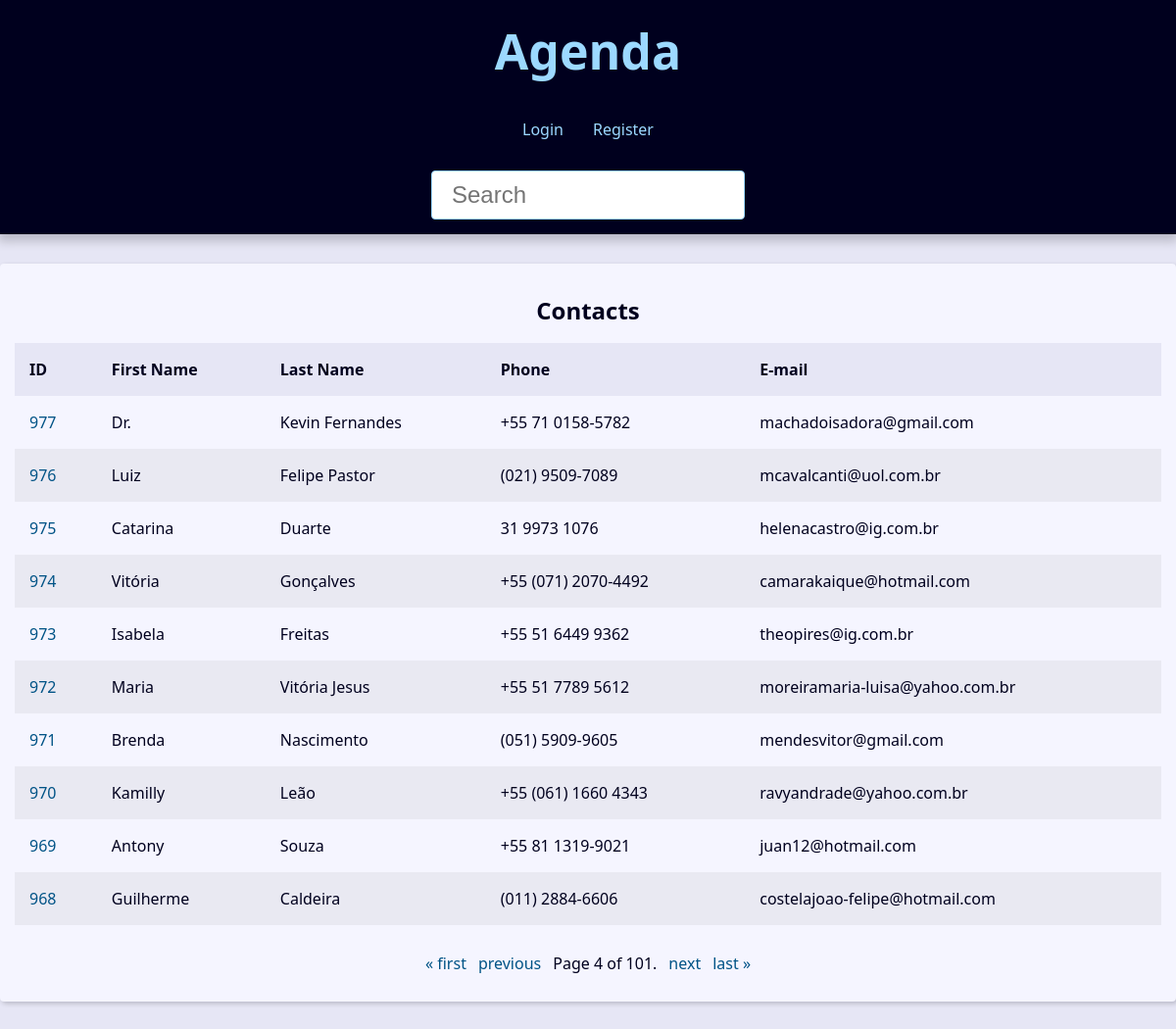
/?page=4&q=, run on the app's committed database.
### contact/models.py (models this page shows, shortened)
class Contact(models.Model):
    first_name = models.CharField(max_length=50)
    last_name = models.CharField(max_length=50, blank=True)
    phone = models.CharField(max_length=50)
    email = models.EmailField(max_length=254, blank=True)
    created_date = models.DateTimeField(default=timezone.now)
    description = models.TextField(blank=True)
    show = models.BooleanField(default=True)
    picture = models.ImageField(blank=True, null=True, upload_to='pictures/%Y/%m/')
    category = models.ForeignKey(
        Category,
        on_delete=models.SET_NULL,
        blank=True, null=True
    )
    owner = models.ForeignKey(
        User,
        on_delete=models.SET_NULL,
        blank=True, null=True
    )

### contact/views/contact_views.py (the view)
# urls.py: path('', views.index, name='index'),
def index(request):
    contacts = Contact.objects \
        .filter(show=True)\
        .order_by('-id')
    paginator = Paginator(contacts, 10)
    page_number = request.GET.get("page")
    page_obj = paginator.get_page(page_number)
    context = {
        'page_obj': page_obj,
        'site_title': 'Contatos - '
    }
    return render(
        request,
        'contact/index.html',
        context
    )

### contact/templates/contact/index.html (shortened to what this page needs)
{% extends 'global/base.html' %}
{% block content %}
  {% if page_obj %}
    <div class="responsive-table">
      <table class="contacts-table">
        <caption class="table-caption ">
          Contacts
        </caption>
        <thead>
          <tr class="table-row table-row-header">
            <th class="table-header">ID</th>
            <th class="table-header">First Name</th>
            <th class="table-header">Last Name</th>
            <th class="table-header">Phone</th>
            <th class="table-header">E-mail</th>
          </tr>
        </thead>
        <tbody>
          {% for contact in page_obj %}
            <tr class="table-row">
              <td class="table-cel">
                <a
                  class="table-link"
                  href="{% url 'contact:contact' contact.id %}"
                >
                  {{ contact.id }}
                </a>
              </td>
              <td class="table-cel">
                {{ contact.first_name }}
              </td>
              <td class="table-cel">
                {{ contact.last_name }}
              </td>
              <td class="table-cel">
                {{ contact.phone }}
              </td>
              <td class="table-cel">
                {{ contact.email }}
              </td>
            </tr>
          {% endfor %}
        </tbody>
      </table>
    </div>
  {% else %}
    <div class="single-contact">
      <h1 class="single-contact-name">
        Nenhum contato encontrado.
      </h1>
    </div>
  {% endif %}
{% endblock content %}

### base_static/global/css/style.css (style rules this page uses)
:root { --spacing: 1.5rem; --link-dark-color: rgb(0, 83, 134); --link-light-color: rgb(156, 217, 255); --clr-white: rgb(245, 245, 255); --clr-black: rgb(0, 0, 30); --clr-light-gray: rgb(230, 230, 245); --clr-dark-shadow-5: rgba(0, 0, 10, 5%); --clr-dark-shadow-10: rgba(0, 0, 10, 10%); --clr-dark-shadow-20: rgba(0, 0, 10, 20%); --clr-light-shadow-5: rgba(200, 200, 255, 5%); --clr-light-shadow-10: rgba(200, 200, 255, 10%); --clr-light-shadow-20: rgba(200, 200, 255, 20%); --main-page-width: 120rem; --table-min-width: 60rem; --biggest-font-size: 5rem; --bigger-font-size: 4rem; --big-font-size: 3.2rem; --medium-font-size: 2.4rem; --small-font-size: 1.6rem; --smaller-font-size: 1.4rem; --smallest-font-size: 1.2rem; --transition-fast: 300ms; --transition-medium: 600ms; --transition-slow: 1s; --default-border-radius: 4px; }
*, *::before, *::after { margin: 0; padding: 0; box-sizing: border-box; }
html { font-size: 62.5%; }
body { font-family: system-ui, -apple-system, BlinkMacSystemFont, 'Segoe UI', Roboto, Oxygen, Ubuntu, Cantarell, 'Open Sans', 'Helvetica Neue', sans-serif; line-height: 1.5; font-size: var(--small-font-size); color: var(--clr-black); -webkit-font-smoothing: antialiased; background: var(--clr-light-gray); }
.responsive-table { width: 100%; overflow-x: auto; }
.contacts-table { width: 100%; min-width: var(--table-min-width); border-collapse: collapse; }
.table-caption { font-size: var(--medium-font-size); font-weight: bold; padding: var(--spacing); }
.table-row { text-align: left; text-overflow: ellipsis; transition: background-color var(--transition-fast) ease-in-out; }
.table-row:nth-of-type(2n) { background: var(--clr-dark-shadow-5); }
.table-row-header { background: var(--clr-light-gray); color: var(--clr-black); }
.table-cel, .table-header { padding: var(--spacing); }
.table-link { color: var(--link-dark-color); transition: color var(--transition-fast) ease-in-out; text-decoration: none; }

### data on the page
Contact: id "977", first_name "Dr.", last_name "Kevin Fernandes", phone "+55 71 0158-5782", email "machadoisadora@gmail.com"
Contact: id "976", first_name "Luiz", last_name "Felipe Pastor", phone "(021) 9509-7089", email "mcavalcanti@uol.com.br"
Contact: id "975", first_name "Catarina", last_name "Duarte", phone "31 9973 1076", email "helenacastro@ig.com.br"
Contact: id "974", first_name "Vitória", last_name "Gonçalves", phone "+55 (071) 2070-4492", email "camarakaique@hotmail.com"
Contact: id "973", first_name "Isabela", last_name "Freitas", phone "+55 51 6449 9362", email "theopires@ig.com.br"
Contact: id "972", first_name "Maria", last_name "Vitória Jesus", phone "+55 51 7789 5612", email "moreiramaria-luisa@yahoo.com.br"
Contact: id "971", first_name "Brenda", last_name "Nascimento", phone "(051) 5909-9605", email "mendesvitor@gmail.com"
Contact: id "970", first_name "Kamilly", last_name "Leão", phone "+55 (061) 1660 4343", email "ravyandrade@yahoo.com.br"
Contact: id "969", first_name "Antony", last_name "Souza", phone "+55 81 1319-9021", email "juan12@hotmail.com"
Contact: id "968", first_name "Guilherme", last_name "Caldeira", phone "(011) 2884-6606", email "costelajoao-felipe@hotmail.com"

### other printed values
{{ page_obj.number }} "4"
{{ page_obj.paginator.num_pages }} "101"
